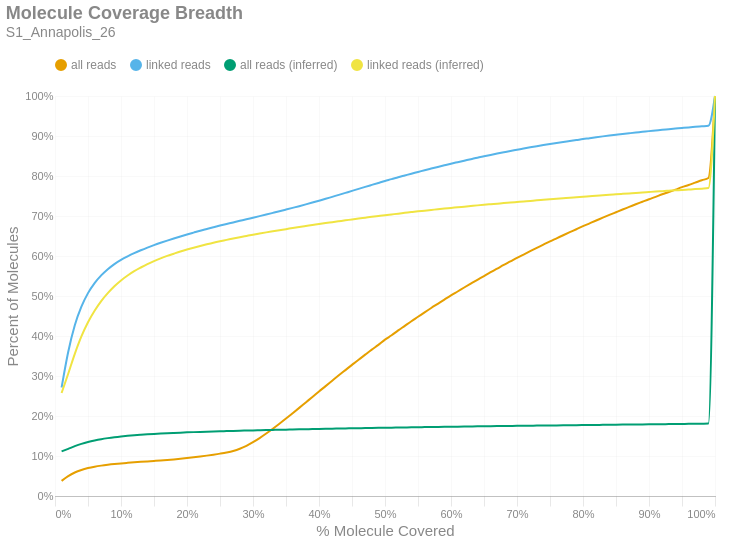

The notebook cell this image was saved under:
### Markdown cell above
### Molecule Read Coverage
This chart shows molecule coverage breadth as computed by the number of bases aligned to that molecule. In other words, "*how much of each unique long molecule is actually sequenced/aligned?*" Keep in mind there is a distinction between sequences and alignments, since some sequences belonging to a particular molecule may not align well and wouldn't appear in the alignment data. This chart also shows molecule coverage breadth as computed by the *inferred fragment* from which the aligned sequences originate. Unlike read coverage, this calculation takes into account the total insert size, including unsequenced gaps between the forward and reverse reads. Like the previous figures, these are cumulative percents.

### Code cell
if SKIPLR:
    print_html(f"Skipped")
else:
    binned_df = consolidated_hist(valids['coverage_bp'], mask, 0.01, True)
    binned_df_inf = consolidated_hist(valids['coverage_inserts'], mask, 0.01, True)
    binned_df = binned_df.with_columns(pl.lit(binned_df_inf['all reads (cumsum)']).alias('all reads (inferred)'))
    binned_df = binned_df.with_columns(pl.lit(binned_df_inf['linked reads (cumsum)']).alias('linked reads (inferred)'))
    binned_df = binned_df.with_columns(
        (pl.col('bin').cast(pl.Float64) + 0.01).alias('right_edge')
    )

    with SafeRender(binned_df):
        (
            density_plot(binned_df, 'Molecule Coverage Breadth', samplename, 'molcov', ['all reads (inferred)','linked reads (inferred)'])
            .encode(
                #x=alt.X('bin:Q', title="% Molecule Covered").axis(format = '%').scale(padding=0),
                x=alt.X('right_edge:Q', title="% Molecule Covered").axis(format='%').scale(padding=0),
                y=alt.Y('value:Q', title='Percent of Molecules')
                    .axis(format='%')
                    .stack(False)
                    .scale(domainMin=0, padding=0),
                color=alt.Color("key:N").scale(domain = ["all reads", "linked reads", "all reads (inferred)", "linked reads (inferred)"]),
                tooltip = [
                    alt.Tooltip("key:N", title = "Data Type"),
                    alt.Tooltip("range_label:N", title="% Molecule Covered"),
                    alt.Tooltip("value:Q", format = ".2%", title="% Molecules")
                ]
            )
        ).display()

### Figure 1 — Vega-Lite specification as saved in the notebook (floating-point values rounded to 4 significant figures)
{"width": "container", "height": 400, "config": {"title": {"anchor": "start", "dy": -15, "fontSize": 18, "color": "#888888", "subtitleColor": "#888888", "subtitleFontSize": 14}, "arc": {"fill": "#0072B2"}, "axis": {"domainColor": "#888888", "domainWidth": 0.5, "gridWidth": 0.2, "grid": false, "titleFontWeight": 400, "titleFontSize": 15, "labelFontSize": 11, "labelColor": "#888888", "tickColor": "#888888", "tickWidth": 0.2, "titleColor": "#888888"}, "axisBand": {"grid": false}, "axisX": {"grid": true, "tickSize": 10, "domainCap": "round"}, "axisY": {"domain": false, "grid": true, "tickSize": 0, "domainCap": "round"}, "background": "transparent", "header": {"labelFontSize": 15, "labelColor": "#888888", "titleFontSize": 15, "titleFontWeight": 600, "titleColor": "#888888"}, "legend": {"labelFont": "sans-serif", "labelFontSize": 12, "labelColor": "#888888", "symbolSize": 100, "symbolType": "circle", "titleFontSize": 12, "titlePadding": 10, "titleColor": "#888888", "title": null, "orient": "top"}, "range": {"category": ["#E69F00", "#56B4E9", "#009E73", "#F0E442", "#0072B2", "#D55E00", "#CC79A7", "#000000"], "diverging": ["#cfe8f3", "#a2d4ec", "#73bfe2", "#46abdb", "#1696d2", "#12719e"]}, "area": {"fill": "#0072B2", "fillOpacity": 0.7, "line": true, "strokeOpacity": 0.7}, "line": {"color": "#0072B2", "stroke": "#0072B2", "strokeWidth": 2}, "trail": {"color": "#0072B2", "stroke": "#0072B2", "strokeWidth": 0, "size": 1}, "point": {"filled": true, "fillOpacity": 1.0, "size": 95}, "text": {"color": "#888888", "fontSize": 11, "align": "right", "fontWeight": 400, "size": 11}, "bar": {"fill": "#0072B2", "stroke": null}, "view": {"stroke": null, "continuousWidth": 660, "continuousHeight": 400}}, "data": {"name": "data-6ba06ac0d0cc75f72afaccc9d7e4a4f2"}, "mark": {"type": "line", "interpolate": "monotone", "point": {"opacity": 0, "size": 275}}, "encoding": {"color": {"field": "key", "scale": {"domain": ["all reads", "linked reads", "all reads (inferred)", "linked reads (inferred)"]}, "type": "nominal"}, "tooltip": [{"field": "key", "title": "Data Type", "type": "nominal"}, {"field": "range_label", "title": "% Molecule Covered", "type": "nominal"}, {"field": "value", "format": ".2%", "title": "% Molecules", "type": "quantitative"}], "x": {"axis": {"format": "%"}, "field": "right_edge", "scale": {"padding": 0}, "title": "% Molecule Covered", "type": "quantitative"}, "y": {"axis": {"format": "%"}, "field": "value", "scale": {"domainMin": 0, "padding": 0}, "stack": false, "title": "Percent of Molecules", "type": "quantitative"}}, "params": [{"name": "param_c36ac31b6afebe62", "select": {"type": "point", "fields": ["key"]}, "bind": "legend"}], "title": {"text": "Molecule Coverage Breadth", "subtitle": "S1_Annapolis_26"}, "transform": [{"fold": ["all reads (cumsum)", "linked reads (cumsum)", "all reads (inferred)", "linked reads (inferred)"]}, {"calculate": "replace(datum.key, ' (cumsum)', '')", "as": "key"}, {"filter": {"param": "param_c36ac31b6afebe62"}}], "usermeta": {"embedOptions": {"downloadFileName": "S1_Annapolis_26.molcov"}}, "$schema": "https://vega.github.io/schema/vega-lite/v6.1.0.json", "datasets": {"data-6ba06ac0d0cc75f72afaccc9d7e4a4f2": [{"bin": "0.0", "interval": "0.0-0.01", "all reads": 0.0378, "linked reads": 0.2712, "all reads (cumsum)": 0.0378, "linked reads (cumsum)": 0.2712, "range_label": "0.0-0.01", "all reads (inferred)": 0.1114, "linked reads (inferred)": 0.2576, "right_edge": 0.01}, {"bin": "0.01", "interval": "0.01-0.02", "all reads": 0.01199, "linked reads": 0.08885, "all reads (cumsum)": 0.04979, "linked reads (cumsum)": 0.36, "range_label": "0.01-0.02", "all reads (inferred)": 0.1179, "linked reads (inferred)": 0.3056, "right_edge": 0.02}, {"bin": "0.02", "interval": "0.02-0.03", "all reads": 0.009008, "linked reads": 0.06685, "all reads (cumsum)": 0.0588, "linked reads (cumsum)": 0.4269, "range_label": "0.02-0.03", "all reads (inferred)": 0.1246, "linked reads (inferred)": 0.3555, "right_edge": 0.03}, {"bin": "0.03", "interval": "0.03-0.04", "all reads": 0.006314, "linked reads": 0.04627, "all reads (cumsum)": 0.06512, "linked reads (cumsum)": 0.4732, "range_label": "0.03-0.04", "all reads (inferred)": 0.1304, "linked reads (inferred)": 0.399, "right_edge": 0.04}, {"bin": "0.04", "interval": "0.04-0.05", "all reads": 0.004656, "linked reads": 0.03405, "all reads (cumsum)": 0.06977, "linked reads (cumsum)": 0.5072, "range_label": "0.04-0.05", "all reads (inferred)": 0.1351, "linked reads (inferred)": 0.4343, "right_edge": 0.05}, {"bin": "0.05", "interval": "0.05-0.06", "all reads": 0.003488, "linked reads": 0.02508, "all reads (cumsum)": 0.07326, "linked reads (cumsum)": 0.5323, "range_label": "0.05-0.06", "all reads (inferred)": 0.1389, "linked reads (inferred)": 0.4632, "right_edge": 0.06}, {"bin": "0.06", "interval": "0.06-0.07", "all reads": 0.002668, "linked reads": 0.01918, "all reads (cumsum)": 0.07593, "linked reads (cumsum)": 0.5515, "range_label": "0.06-0.07", "all reads (inferred)": 0.1421, "linked reads (inferred)": 0.4874, "right_edge": 0.07}, {"bin": "0.07", "interval": "0.07-0.08", "all reads": 0.002168, "linked reads": 0.01545, "all reads (cumsum)": 0.0781, "linked reads (cumsum)": 0.5669, "range_label": "0.07-0.08", "all reads (inferred)": 0.1447, "linked reads (inferred)": 0.5071, "right_edge": 0.08}, {"bin": "0.08", "interval": "0.08-0.09", "all reads": 0.001852, "linked reads": 0.01287, "all reads (cumsum)": 0.07995, "linked reads (cumsum)": 0.5798, "range_label": "0.08-0.09", "all reads (inferred)": 0.1469, "linked reads (inferred)": 0.5243, "right_edge": 0.09}, {"bin": "0.09", "interval": "0.09-0.1", "all reads": 0.001574, "linked reads": 0.01048, "all reads (cumsum)": 0.08152, "linked reads (cumsum)": 0.5903, "range_label": "0.09-0.1", "all reads (inferred)": 0.1488, "linked reads (inferred)": 0.5389, "right_edge": 0.1}, {"bin": "0.1", "interval": "0.1-0.11", "all reads": 0.001351, "linked reads": 0.008728, "all reads (cumsum)": 0.08287, "linked reads (cumsum)": 0.599, "range_label": "0.1-0.11", "all reads (inferred)": 0.1505, "linked reads (inferred)": 0.5512, "right_edge": 0.11}, {"bin": "0.11", "interval": "0.11-0.12", "all reads": 0.001267, "linked reads": 0.007988, "all reads (cumsum)": 0.08414, "linked reads (cumsum)": 0.607, "range_label": "0.11-0.12", "all reads (inferred)": 0.1519, "linked reads (inferred)": 0.562, "right_edge": 0.12}, {"bin": "0.12", "interval": "0.12-0.13", "all reads": 0.001191, "linked reads": 0.007304, "all reads (cumsum)": 0.08533, "linked reads (cumsum)": 0.6143, "range_label": "0.12-0.13", "all reads (inferred)": 0.1531, "linked reads (inferred)": 0.5712, "right_edge": 0.13}, {"bin": "0.13", "interval": "0.13-0.14", "all reads": 0.001152, "linked reads": 0.006732, "all reads (cumsum)": 0.08648, "linked reads (cumsum)": 0.621, "range_label": "0.13-0.14", "all reads (inferred)": 0.1543, "linked reads (inferred)": 0.5798, "right_edge": 0.14}, {"bin": "0.14", "interval": "0.14-0.15", "all reads": 0.001134, "linked reads": 0.006259, "all reads (cumsum)": 0.08762, "linked reads (cumsum)": 0.6273, "range_label": "0.14-0.15", "all reads (inferred)": 0.1553, "linked reads (inferred)": 0.5873, "right_edge": 0.15}, {"bin": "0.15", "interval": "0.15-0.16", "all reads": 0.001164, "linked reads": 0.005778, "all reads (cumsum)": 0.08878, "linked reads (cumsum)": 0.6331, "range_label": "0.15-0.16", "all reads (inferred)": 0.1562, "linked reads (inferred)": 0.5942, "right_edge": 0.16}, {"bin": "0.16", "interval": "0.16-0.17", "all reads": 0.001293, "linked reads": 0.005466, "all reads (cumsum)": 0.09007, "linked reads (cumsum)": 0.6385, "range_label": "0.16-0.17", "all reads (inferred)": 0.157, "linked reads (inferred)": 0.6003, "right_edge": 0.17}, {"bin": "0.17", "interval": "0.17-0.18", "all reads": 0.001438, "linked reads": 0.005287, "all reads (cumsum)": 0.09151, "linked reads (cumsum)": 0.6438, "range_label": "0.17-0.18", "all reads (inferred)": 0.1577, "linked reads (inferred)": 0.6058, "right_edge": 0.18}, {"bin": "0.18", "interval": "0.18-0.19", "all reads": 0.001609, "linked reads": 0.005052, "all reads (cumsum)": 0.09312, "linked reads (cumsum)": 0.6489, "range_label": "0.18-0.19", "all reads (inferred)": 0.1584, "linked reads (inferred)": 0.6111, "right_edge": 0.19}, {"bin": "0.19", "interval": "0.19-0.2", "all reads": 0.001734, "linked reads": 0.004892, "all reads (cumsum)": 0.09486, "linked reads (cumsum)": 0.6538, "range_label": "0.19-0.2", "all reads (inferred)": 0.1591, "linked reads (inferred)": 0.6161, "right_edge": 0.2}, {"bin": "0.2", "interval": "0.2-0.21", "all reads": 0.001888, "linked reads": 0.004758, "all reads (cumsum)": 0.09674, "linked reads (cumsum)": 0.6585, "range_label": "0.2-0.21", "all reads (inferred)": 0.1597, "linked reads (inferred)": 0.6207, "right_edge": 0.21}, {"bin": "0.21", "interval": "0.21-0.22", "all reads": 0.002016, "linked reads": 0.004717, "all reads (cumsum)": 0.09876, "linked reads (cumsum)": 0.6632, "range_label": "0.21-0.22", "all reads (inferred)": 0.1603, "linked reads (inferred)": 0.625, "right_edge": 0.22}, {"bin": "0.22", "interval": "0.22-0.23", "all reads": 0.002198, "linked reads": 0.00436, "all reads (cumsum)": 0.101, "linked reads (cumsum)": 0.6676, "range_label": "0.22-0.23", "all reads (inferred)": 0.1608, "linked reads (inferred)": 0.6292, "right_edge": 0.23}, {"bin": "0.23", "interval": "0.23-0.24", "all reads": 0.0024, "linked reads": 0.00434, "all reads (cumsum)": 0.1034, "linked reads (cumsum)": 0.6719, "range_label": "0.23-0.24", "all reads (inferred)": 0.1614, "linked reads (inferred)": 0.6333, "right_edge": 0.24}, {"bin": "0.24", "interval": "0.24-0.25", "all reads": 0.00259, "linked reads": 0.004206, "all reads (cumsum)": 0.1059, "linked reads (cumsum)": 0.6761, "range_label": "0.24-0.25", "all reads (inferred)": 0.1619, "linked reads (inferred)": 0.6369, "right_edge": 0.25}, {"bin": "0.25", "interval": "0.25-0.26", "all reads": 0.002943, "linked reads": 0.003926, "all reads (cumsum)": 0.1089, "linked reads (cumsum)": 0.6801, "range_label": "0.25-0.26", "all reads (inferred)": 0.1623, "linked reads (inferred)": 0.6404, "right_edge": 0.26}, {"bin": "0.26", "interval": "0.26-0.27", "all reads": 0.003777, "linked reads": 0.003922, "all reads (cumsum)": 0.1127, "linked reads (cumsum)": 0.684, "range_label": "0.26-0.27", "all reads (inferred)": 0.1628, "linked reads (inferred)": 0.6439, "right_edge": 0.27}, {"bin": "0.27", "interval": "0.27-0.28", "all reads": 0.005473, "linked reads": 0.003932, "all reads (cumsum)": 0.1181, "linked reads (cumsum)": 0.6879, "range_label": "0.27-0.28", "all reads (inferred)": 0.1632, "linked reads (inferred)": 0.6471, "right_edge": 0.28}, {"bin": "0.28", "interval": "0.28-0.29", "all reads": 0.007337, "linked reads": 0.003989, "all reads (cumsum)": 0.1255, "linked reads (cumsum)": 0.6919, "range_label": "0.28-0.29", "all reads (inferred)": 0.1636, "linked reads (inferred)": 0.6502, "right_edge": 0.29}, {"bin": "0.29", "interval": "0.29-0.3", "all reads": 0.009028, "linked reads": 0.003784, "all reads (cumsum)": 0.1345, "linked reads (cumsum)": 0.6957, "range_label": "0.29-0.3", "all reads (inferred)": 0.1641, "linked reads (inferred)": 0.6533, "right_edge": 0.3}, {"bin": "0.3", "interval": "0.3-0.31", "all reads": 0.01026, "linked reads": 0.003932, "all reads (cumsum)": 0.1448, "linked reads (cumsum)": 0.6996, "range_label": "0.3-0.31", "all reads (inferred)": 0.1644, "linked reads (inferred)": 0.6562, "right_edge": 0.31}, {"bin": "0.31", "interval": "0.31-0.32", "all reads": 0.01136, "linked reads": 0.004029, "all reads (cumsum)": 0.1561, "linked reads (cumsum)": 0.7037, "range_label": "0.31-0.32", "all reads (inferred)": 0.1648, "linked reads (inferred)": 0.6591, "right_edge": 0.32}, {"bin": "0.32", "interval": "0.32-0.33", "all reads": 0.01207, "linked reads": 0.00409, "all reads (cumsum)": 0.1682, "linked reads (cumsum)": 0.7077, "range_label": "0.32-0.33", "all reads (inferred)": 0.1652, "linked reads (inferred)": 0.6618, "right_edge": 0.33}, {"bin": "0.33", "interval": "0.33-0.34", "all reads": 0.01252, "linked reads": 0.004115, "all reads (cumsum)": 0.1807, "linked reads (cumsum)": 0.7119, "range_label": "0.33-0.34", "all reads (inferred)": 0.1656, "linked reads (inferred)": 0.6645, "right_edge": 0.34}, {"bin": "0.34", "interval": "0.34-0.35", "all reads": 0.01293, "linked reads": 0.004204, "all reads (cumsum)": 0.1936, "linked reads (cumsum)": 0.7161, "range_label": "0.34-0.35", "all reads (inferred)": 0.1659, "linked reads (inferred)": 0.6672, "right_edge": 0.35}, {"bin": "0.35", "interval": "0.35-0.36", "all reads": 0.01328, "linked reads": 0.004244, "all reads (cumsum)": 0.2069, "linked reads (cumsum)": 0.7203, "range_label": "0.35-0.36", "all reads (inferred)": 0.1663, "linked reads (inferred)": 0.6699, "right_edge": 0.36}, {"bin": "0.36", "interval": "0.36-0.37", "all reads": 0.01339, "linked reads": 0.004265, "all reads (cumsum)": 0.2203, "linked reads (cumsum)": 0.7246, "range_label": "0.36-0.37", "all reads (inferred)": 0.1667, "linked reads (inferred)": 0.6725, "right_edge": 0.37}, {"bin": "0.37", "interval": "0.37-0.38", "all reads": 0.01362, "linked reads": 0.004449, "all reads (cumsum)": 0.2339, "linked reads (cumsum)": 0.729, "range_label": "0.37-0.38", "all reads (inferred)": 0.167, "linked reads (inferred)": 0.675, "right_edge": 0.38}, {"bin": "0.38", "interval": "0.38-0.39", "all reads": 0.01357, "linked reads": 0.004553, "all reads (cumsum)": 0.2475, "linked reads (cumsum)": 0.7336, "range_label": "0.38-0.39", "all reads (inferred)": 0.1673, "linked reads (inferred)": 0.6775, "right_edge": 0.39}, {"bin": "0.39", "interval": "0.39-0.4", "all reads": 0.01388, "linked reads": 0.004721, "all reads (cumsum)": 0.2614, "linked reads (cumsum)": 0.7383, "range_label": "0.39-0.4", "all reads (inferred)": 0.1677, "linked reads (inferred)": 0.68, "right_edge": 0.4}, {"bin": "0.4", "interval": "0.4-0.41", "all reads": 0.01329, "linked reads": 0.004646, "all reads (cumsum)": 0.2747, "linked reads (cumsum)": 0.7429, "range_label": "0.4-0.41", "all reads (inferred)": 0.168, "linked reads (inferred)": 0.6824, "right_edge": 0.41}, {"bin": "0.41", "interval": "0.41-0.42", "all reads": 0.01351, "linked reads": 0.004963, "all reads (cumsum)": 0.2882, "linked reads (cumsum)": 0.7479, "range_label": "0.41-0.42", "all reads (inferred)": 0.1683, "linked reads (inferred)": 0.6846, "right_edge": 0.42}, {"bin": "0.42", "interval": "0.42-0.43", "all reads": 0.01348, "linked reads": 0.004914, "all reads (cumsum)": 0.3017, "linked reads (cumsum)": 0.7528, "range_label": "0.42-0.43", "all reads (inferred)": 0.1686, "linked reads (inferred)": 0.6869, "right_edge": 0.43}, {"bin": "0.43", "interval": "0.43-0.44", "all reads": 0.01308, "linked reads": 0.004983, "all reads (cumsum)": 0.3147, "linked reads (cumsum)": 0.7578, "range_label": "0.43-0.44", "all reads (inferred)": 0.1689, "linked reads (inferred)": 0.6892, "right_edge": 0.44}, {"bin": "0.44", "interval": "0.44-0.45", "all reads": 0.01308, "linked reads": 0.004977, "all reads (cumsum)": 0.3278, "linked reads (cumsum)": 0.7628, "range_label": "0.44-0.45", "all reads (inferred)": 0.1692, "linked reads (inferred)": 0.6914, "right_edge": 0.45}, {"bin": "0.45", "interval": "0.45-0.46", "all reads": 0.01296, "linked reads": 0.005068, "all reads (cumsum)": 0.3408, "linked reads (cumsum)": 0.7678, "range_label": "0.45-0.46", "all reads (inferred)": 0.1695, "linked reads (inferred)": 0.6937, "right_edge": 0.46}, {"bin": "0.46", "interval": "0.46-0.47", "all reads": 0.01256, "linked reads": 0.004967, "all reads (cumsum)": 0.3533, "linked reads (cumsum)": 0.7728, "range_label": "0.46-0.47", "all reads (inferred)": 0.1698, "linked reads (inferred)": 0.6958, "right_edge": 0.47}, {"bin": "0.47", "interval": "0.47-0.48", "all reads": 0.01256, "linked reads": 0.004914, "all reads (cumsum)": 0.3659, "linked reads (cumsum)": 0.7777, "range_label": "0.47-0.48", "all reads (inferred)": 0.1701, "linked reads (inferred)": 0.6979, "right_edge": 0.48}, {"bin": "0.48", "interval": "0.48-0.49", "all reads": 0.01196, "linked reads": 0.004906, "all reads (cumsum)": 0.3778, "linked reads (cumsum)": 0.7826, "range_label": "0.48-0.49", "all reads (inferred)": 0.1704, "linked reads (inferred)": 0.7, "right_edge": 0.49}, {"bin": "0.49", "interval": "0.49-0.5", "all reads": 0.01302, "linked reads": 0.004902, "all reads (cumsum)": 0.3909, "linked reads (cumsum)": 0.7875, "range_label": "0.49-0.5", "all reads (inferred)": 0.1707, "linked reads (inferred)": 0.702, "right_edge": 0.5}, {"bin": "0.5", "interval": "0.5-0.51", "all reads": 0.0109, "linked reads": 0.004567, "all reads (cumsum)": 0.4018, "linked reads (cumsum)": 0.7921, "range_label": "0.5-0.51", "all reads (inferred)": 0.1709, "linked reads (inferred)": 0.7039, "right_edge": 0.51}, {"bin": "0.51", "interval": "0.51-0.52", "all reads": 0.01219, "linked reads": 0.004833, "all reads (cumsum)": 0.414, "linked reads (cumsum)": 0.7969, "range_label": "0.51-0.52", "all reads (inferred)": 0.1712, "linked reads (inferred)": 0.7059, "right_edge": 0.52}, {"bin": "0.52", "interval": "0.52-0.53", "all reads": 0.01149, "linked reads": 0.004423, "all reads (cumsum)": 0.4254, "linked reads (cumsum)": 0.8014, "range_label": "0.52-0.53", "all reads (inferred)": 0.1715, "linked reads (inferred)": 0.7078, "right_edge": 0.53}, {"bin": "0.53", "interval": "0.53-0.54", "all reads": 0.01155, "linked reads": 0.004427, "all reads (cumsum)": 0.437, "linked reads (cumsum)": 0.8058, "range_label": "0.53-0.54", "all reads (inferred)": 0.1717, "linked reads (inferred)": 0.7098, "right_edge": 0.54}, {"bin": "0.54", "interval": "0.54-0.55", "all reads": 0.01102, "linked reads": 0.004212, "all reads (cumsum)": 0.448, "linked reads (cumsum)": 0.81, "range_label": "0.54-0.55", "all reads (inferred)": 0.172, "linked reads (inferred)": 0.7117, "right_edge": 0.55}, {"bin": "0.55", "interval": "0.55-0.56", "all reads": 0.01117, "linked reads": 0.004386, "all reads (cumsum)": 0.4592, "linked reads (cumsum)": 0.8144, "range_label": "0.55-0.56", "all reads (inferred)": 0.1722, "linked reads (inferred)": 0.7134, "right_edge": 0.56}, {"bin": "0.56", "interval": "0.56-0.57", "all reads": 0.01087, "linked reads": 0.004173, "all reads (cumsum)": 0.4701, "linked reads (cumsum)": 0.8186, "range_label": "0.56-0.57", "all reads (inferred)": 0.1725, "linked reads (inferred)": 0.7151, "right_edge": 0.57}, {"bin": "0.57", "interval": "0.57-0.58", "all reads": 0.01046, "linked reads": 0.004127, "all reads (cumsum)": 0.4805, "linked reads (cumsum)": 0.8227, "range_label": "0.57-0.58", "all reads (inferred)": 0.1727, "linked reads (inferred)": 0.7169, "right_edge": 0.58}, {"bin": "0.58", "interval": "0.58-0.59", "all reads": 0.01046, "linked reads": 0.004072, "all reads (cumsum)": 0.491, "linked reads (cumsum)": 0.8268, "range_label": "0.58-0.59", "all reads (inferred)": 0.173, "linked reads (inferred)": 0.7186, "right_edge": 0.59}, {"bin": "0.59", "interval": "0.59-0.6", "all reads": 0.01046, "linked reads": 0.004013, "all reads (cumsum)": 0.5014, "linked reads (cumsum)": 0.8308, "range_label": "0.59-0.6", "all reads (inferred)": 0.1732, "linked reads (inferred)": 0.7202, "right_edge": 0.6}, {"bin": "0.6", "interval": "0.6-0.61", "all reads": 0.00982, "linked reads": 0.003786, "all reads (cumsum)": 0.5113, "linked reads (cumsum)": 0.8346, "range_label": "0.6-0.61", "all reads (inferred)": 0.1734, "linked reads (inferred)": 0.7218, "right_edge": 0.61}, {"bin": "0.61", "interval": "0.61-0.62", "all reads": 0.01003, "linked reads": 0.003751, "all reads (cumsum)": 0.5213, "linked reads (cumsum)": 0.8383, "range_label": "0.61-0.62", "all reads (inferred)": 0.1736, "linked reads (inferred)": 0.7234, "right_edge": 0.62}, {"bin": "0.62", "interval": "0.62-0.63", "all reads": 0.009692, "linked reads": 0.003711, "all reads (cumsum)": 0.531, "linked reads (cumsum)": 0.842, "range_label": "0.62-0.63", "all reads (inferred)": 0.1739, "linked reads (inferred)": 0.725, "right_edge": 0.63}, {"bin": "0.63", "interval": "0.63-0.64", "all reads": 0.009596, "linked reads": 0.003847, "all reads (cumsum)": 0.5406, "linked reads (cumsum)": 0.8459, "range_label": "0.63-0.64", "all reads (inferred)": 0.1741, "linked reads (inferred)": 0.7266, "right_edge": 0.64}, {"bin": "0.64", "interval": "0.64-0.65", "all reads": 0.009355, "linked reads": 0.003423, "all reads (cumsum)": 0.5499, "linked reads (cumsum)": 0.8493, "range_label": "0.64-0.65", "all reads (inferred)": 0.1743, "linked reads (inferred)": 0.7281, "right_edge": 0.65}, {"bin": "0.65", "interval": "0.65-0.66", "all reads": 0.0096, "linked reads": 0.003441, "all reads (cumsum)": 0.5595, "linked reads (cumsum)": 0.8527, "range_label": "0.65-0.66", "all reads (inferred)": 0.1745, "linked reads (inferred)": 0.7295, "right_edge": 0.66}, {"bin": "0.66", "interval": "0.66-0.67", "all reads": 0.008978, "linked reads": 0.003372, "all reads (cumsum)": 0.5685, "linked reads (cumsum)": 0.8561, "range_label": "0.66-0.67", "all reads (inferred)": 0.1747, "linked reads (inferred)": 0.7309, "right_edge": 0.67}, {"bin": "0.67", "interval": "0.67-0.68", "all reads": 0.009149, "linked reads": 0.003291, "all reads (cumsum)": 0.5777, "linked reads (cumsum)": 0.8594, "range_label": "0.67-0.68", "all reads (inferred)": 0.1749, "linked reads (inferred)": 0.7323, "right_edge": 0.68}, {"bin": "0.68", "interval": "0.68-0.69", "all reads": 0.008685, "linked reads": 0.003248, "all reads (cumsum)": 0.5863, "linked reads (cumsum)": 0.8626, "range_label": "0.68-0.69", "all reads (inferred)": 0.1751, "linked reads (inferred)": 0.7336, "right_edge": 0.69}, {"bin": "0.69", "interval": "0.69-0.7", "all reads": 0.008855, "linked reads": 0.003027, "all reads (cumsum)": 0.5952, "linked reads (cumsum)": 0.8657, "range_label": "0.69-0.7", "all reads (inferred)": 0.1753, "linked reads (inferred)": 0.735, "right_edge": 0.7}, {"bin": "0.7", "interval": "0.7-0.71", "all reads": 0.008478, "linked reads": 0.003151, "all reads (cumsum)": 0.6037, "linked reads (cumsum)": 0.8688, "range_label": "0.7-0.71", "all reads (inferred)": 0.1755, "linked reads (inferred)": 0.7364, "right_edge": 0.71}, {"bin": "0.71", "interval": "0.71-0.72", "all reads": 0.008319, "linked reads": 0.002968, "all reads (cumsum)": 0.612, "linked reads (cumsum)": 0.8718, "range_label": "0.71-0.72", "all reads (inferred)": 0.1757, "linked reads (inferred)": 0.7378, "right_edge": 0.72}, {"bin": "0.72", "interval": "0.72-0.73", "all reads": 0.008232, "linked reads": 0.002855, "all reads (cumsum)": 0.6202, "linked reads (cumsum)": 0.8746, "range_label": "0.72-0.73", "all reads (inferred)": 0.1759, "linked reads (inferred)": 0.7393, "right_edge": 0.73}, {"bin": "0.73", "interval": "0.73-0.74", "all reads": 0.00799, "linked reads": 0.002694, "all reads (cumsum)": 0.6282, "linked reads (cumsum)": 0.8773, "range_label": "0.73-0.74", "all reads (inferred)": 0.1761, "linked reads (inferred)": 0.7405, "right_edge": 0.74}, {"bin": "0.74", "interval": "0.74-0.75", "all reads": 0.008312, "linked reads": 0.002648, "all reads (cumsum)": 0.6365, "linked reads (cumsum)": 0.88, "range_label": "0.74-0.75", "all reads (inferred)": 0.1763, "linked reads (inferred)": 0.7417, "right_edge": 0.75}, {"bin": "0.75", "interval": "0.75-0.76", "all reads": 0.007663, "linked reads": 0.002593, "all reads (cumsum)": 0.6442, "linked reads (cumsum)": 0.8826, "range_label": "0.75-0.76", "all reads (inferred)": 0.1765, "linked reads (inferred)": 0.7431, "right_edge": 0.76}, {"bin": "0.76", "interval": "0.76-0.77", "all reads": 0.007701, "linked reads": 0.002487, "all reads (cumsum)": 0.6519, "linked reads (cumsum)": 0.8851, "range_label": "0.76-0.77", "all reads (inferred)": 0.1767, "linked reads (inferred)": 0.7444, "right_edge": 0.77}, {"bin": "0.77", "interval": "0.77-0.78", "all reads": 0.007591, "linked reads": 0.002362, "all reads (cumsum)": 0.6595, "linked reads (cumsum)": 0.8874, "range_label": "0.77-0.78", "all reads (inferred)": 0.1769, "linked reads (inferred)": 0.7456, "right_edge": 0.78}, {"bin": "0.78", "interval": "0.78-0.79", "all reads": 0.007473, "linked reads": 0.002445, "all reads (cumsum)": 0.667, "linked reads (cumsum)": 0.8899, "range_label": "0.78-0.79", "all reads (inferred)": 0.1771, "linked reads (inferred)": 0.7469, "right_edge": 0.79}, {"bin": "0.79", "interval": "0.79-0.8", "all reads": 0.007688, "linked reads": 0.002528, "all reads (cumsum)": 0.6746, "linked reads (cumsum)": 0.8924, "range_label": "0.79-0.8", "all reads (inferred)": 0.1773, "linked reads (inferred)": 0.7482, "right_edge": 0.8}, {"bin": "0.8", "interval": "0.8-0.81", "all reads": 0.006995, "linked reads": 0.002175, "all reads (cumsum)": 0.6816, "linked reads (cumsum)": 0.8946, "range_label": "0.8-0.81", "all reads (inferred)": 0.1775, "linked reads (inferred)": 0.7495, "right_edge": 0.81}, {"bin": "0.81", "interval": "0.81-0.82", "all reads": 0.007029, "linked reads": 0.002315, "all reads (cumsum)": 0.6887, "linked reads (cumsum)": 0.8969, "range_label": "0.81-0.82", "all reads (inferred)": 0.1777, "linked reads (inferred)": 0.7507, "right_edge": 0.82}, {"bin": "0.82", "interval": "0.82-0.83", "all reads": 0.007123, "linked reads": 0.002189, "all reads (cumsum)": 0.6958, "linked reads (cumsum)": 0.8991, "range_label": "0.82-0.83", "all reads (inferred)": 0.1779, "linked reads (inferred)": 0.7519, "right_edge": 0.83}, {"bin": "0.83", "interval": "0.83-0.84", "all reads": 0.006939, "linked reads": 0.002055, "all reads (cumsum)": 0.7027, "linked reads (cumsum)": 0.9011, "range_label": "0.83-0.84", "all reads (inferred)": 0.1781, "linked reads (inferred)": 0.7531, "right_edge": 0.84}, {"bin": "0.84", "interval": "0.84-0.85", "all reads": 0.006744, "linked reads": 0.001909, "all reads (cumsum)": 0.7095, "linked reads (cumsum)": 0.903, "range_label": "0.84-0.85", "all reads (inferred)": 0.1783, "linked reads (inferred)": 0.7542, "right_edge": 0.85}, {"bin": "0.85", "interval": "0.85-0.86", "all reads": 0.006734, "linked reads": 0.001907, "all reads (cumsum)": 0.7162, "linked reads (cumsum)": 0.9049, "range_label": "0.85-0.86", "all reads (inferred)": 0.1785, "linked reads (inferred)": 0.7554, "right_edge": 0.86}, {"bin": "0.86", "interval": "0.86-0.87", "all reads": 0.006458, "linked reads": 0.001871, "all reads (cumsum)": 0.7227, "linked reads (cumsum)": 0.9068, "range_label": "0.86-0.87", "all reads (inferred)": 0.1787, "linked reads (inferred)": 0.7565, "right_edge": 0.87}, {"bin": "0.87", "interval": "0.87-0.88", "all reads": 0.006596, "linked reads": 0.001834, "all reads (cumsum)": 0.7293, "linked reads (cumsum)": 0.9086, "range_label": "0.87-0.88", "all reads (inferred)": 0.1788, "linked reads (inferred)": 0.7577, "right_edge": 0.88}, {"bin": "0.88", "interval": "0.88-0.89", "all reads": 0.006339, "linked reads": 0.001698, "all reads (cumsum)": 0.7356, "linked reads (cumsum)": 0.9103, "range_label": "0.88-0.89", "all reads (inferred)": 0.179, "linked reads (inferred)": 0.7588, "right_edge": 0.89}, {"bin": "0.89", "interval": "0.89-0.9", "all reads": 0.006358, "linked reads": 0.001852, "all reads (cumsum)": 0.742, "linked reads (cumsum)": 0.9122, "range_label": "0.89-0.9", "all reads (inferred)": 0.1792, "linked reads (inferred)": 0.76, "right_edge": 0.9}, {"bin": "0.9", "interval": "0.9-0.91", "all reads": 0.005863, "linked reads": 0.001621, "all reads (cumsum)": 0.7478, "linked reads (cumsum)": 0.9138, "range_label": "0.9-0.91", "all reads (inferred)": 0.1794, "linked reads (inferred)": 0.7612, "right_edge": 0.91}, {"bin": "0.91", "interval": "0.91-0.92", "all reads": 0.006531, "linked reads": 0.001725, "all reads (cumsum)": 0.7544, "linked reads (cumsum)": 0.9155, "range_label": "0.91-0.92", "all reads (inferred)": 0.1796, "linked reads (inferred)": 0.7622, "right_edge": 0.92}, {"bin": "0.92", "interval": "0.92-0.93", "all reads": 0.005573, "linked reads": 0.001414, "all reads (cumsum)": 0.7599, "linked reads (cumsum)": 0.917, "range_label": "0.92-0.93", "all reads (inferred)": 0.1798, "linked reads (inferred)": 0.7632, "right_edge": 0.93}, {"bin": "0.93", "interval": "0.93-0.94", "all reads": 0.005963, "linked reads": 0.001536, "all reads (cumsum)": 0.7659, "linked reads (cumsum)": 0.9185, "range_label": "0.93-0.94", "all reads (inferred)": 0.18, "linked reads (inferred)": 0.7642, "right_edge": 0.94}, {"bin": "0.94", "interval": "0.94-0.95", "all reads": 0.006405, "linked reads": 0.001542, "all reads (cumsum)": 0.7723, "linked reads (cumsum)": 0.92, "range_label": "0.94-0.95", "all reads (inferred)": 0.1801, "linked reads (inferred)": 0.7652, "right_edge": 0.95}, {"bin": "0.95", "interval": "0.95-0.96", "all reads": 0.005127, "linked reads": 0.00151, "all reads (cumsum)": 0.7774, "linked reads (cumsum)": 0.9215, "range_label": "0.95-0.96", "all reads (inferred)": 0.1804, "linked reads (inferred)": 0.7662, "right_edge": 0.96}, {"bin": "0.96", "interval": "0.96-0.97", "all reads": 0.005977, "linked reads": 0.001319, "all reads (cumsum)": 0.7834, "linked reads (cumsum)": 0.9229, "range_label": "0.96-0.97", "all reads (inferred)": 0.1806, "linked reads (inferred)": 0.7672, "right_edge": 0.97}, {"bin": "0.97", "interval": "0.97-0.98", "all reads": 0.006039, "linked reads": 0.001335, "all reads (cumsum)": 0.7894, "linked reads (cumsum)": 0.9242, "range_label": "0.97-0.98", "all reads (inferred)": 0.1808, "linked reads (inferred)": 0.7684, "right_edge": 0.98}, {"bin": "0.98", "interval": "0.98-0.99", "all reads": 0.005567, "linked reads": 0.001331, "all reads (cumsum)": 0.795, "linked reads (cumsum)": 0.9255, "range_label": "0.98-0.99", "all reads (inferred)": 0.1811, "linked reads (inferred)": 0.7698, "right_edge": 0.99}, {"bin": "0.99", "interval": "0.99-1.0", "all reads": 0.205, "linked reads": 0.07447, "all reads (cumsum)": 1.0, "linked reads (cumsum)": 1.0, "range_label": "0.99-1.0", "all reads (inferred)": 1.0, "linked reads (inferred)": 1.0, "right_edge": 1.0}]}}
